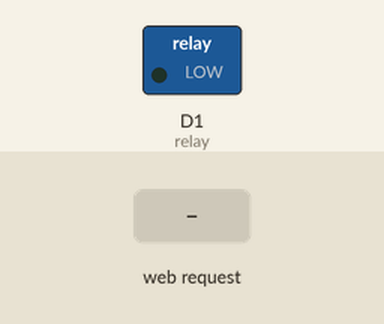
Simulated run of this sketch. Board: ESP8266 (NodeMCU). Parts: switched loads named in the sketch (green lamp = pin HIGH). The test bench sets the inputs (shaded band). WiFi joins after 1.5 s; servers stay silent unless stated; what the sketch prints to the serial monitor is not drawn.

Above: at 2.7 s.
2.8 s: HTTP request GET /relay=ON received
At 3.2 s:
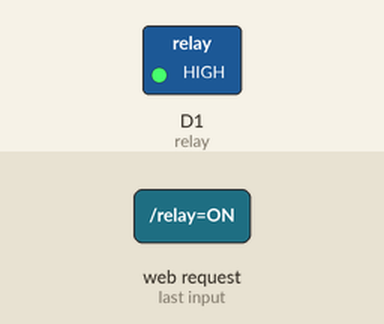
4.3 s: HTTP request GET /relay=OFF received
At 5.6 s:
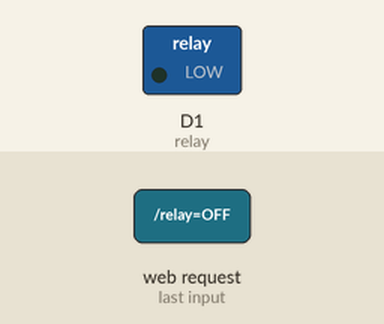
Timing chart, 0 to 7.3 s (numbered marks = the images above; inputs shaded):
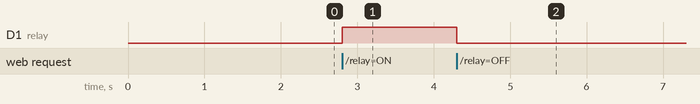

The sketch:

WiFiWebServerRelayButton.ino
```cpp
//Debut d code

#include <ESP8266WiFi.h>

//Declaration basique pour connexion ainsi que du relay

const char* ssid = "Livebox-8E6A";
const char* password = "***************";
const int relay = D1;

WiFiServer server(80);

void setup() {
  Serial.begin(115200);
  delay(10);

  // Preparation du relay
  pinMode(relay, OUTPUT);
  digitalWrite(relay, LOW);

  // Connexion au WIFI
  Serial.println();
  Serial.println();
  Serial.print("Connexion: ");
  Serial.println(ssid);

  WiFi.begin(ssid, password);


  // Essai de connexion au WIFI
  while (WiFi.status() != WL_CONNECTED) {
    delay(500);
    Serial.print(".");
  }
  Serial.println("");
  Serial.println("WiFi est connecte");

  // Lancement du Serveur
  server.begin();
  Serial.println("Serveur est lance");

  // Affichage de l'IP pour se connecter à notre serveur
  Serial.println(WiFi.localIP());
}

void loop() {
  // Check if a client has connected
  WiFiClient client = server.available();
  if (!client) {
    return;
  }

  // Attend que le client envoi des donnees
  Serial.println("Nouveau client");
  while(!client.available()){
    delay(1);
  }

  // Lit les pemiere lignes de la requete
  String requete = client.readStringUntil('\r');
  Serial.println(requete);
  client.flush();

 //Verifie et execute les requetes donnees par le client
  int value = LOW;
  if (requete.indexOf("/relay=ON") != -1) {
    digitalWrite(relay, HIGH);
    value = HIGH;
  }
  if (requete.indexOf("/relay=OFF") != -1){
    digitalWrite(relay, LOW);
    value = LOW;
  }
  // Affichage de la page html, reponse donnees au client

  client.println("HTTP/1.1 200 OK");
  client.println("Content-Type: text/html");
  client.println("");
  client.println("<!DOCTYPE HTML>");
  client.println("<html>");

  client.print("Le relay est maintenant ");

  if(value == HIGH) {
    client.print("allumer");
  } else {
    client.print("eteint");
  }
  client.println("<br><br><br>");
  client.println("<a href=\"/relay=ON\">ON</a> <br><br><br>");
  client.println("<a href=\"/relay=OFF\">OFF</a><br>");
  client.println("</html>");

  delay(1);
  Serial.println("Client deconnecte");
  Serial.println("");
}
//Fin du programme
```

Measured:
- after the input at 2.8 s, D1 (relay): LOW → HIGH at once
- after the input at 4.3 s, D1 (relay): HIGH → LOW at once
